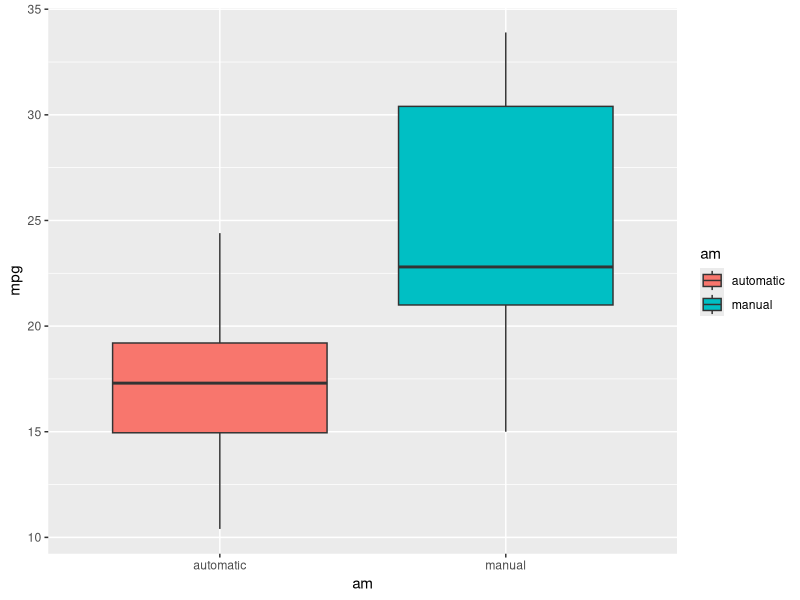
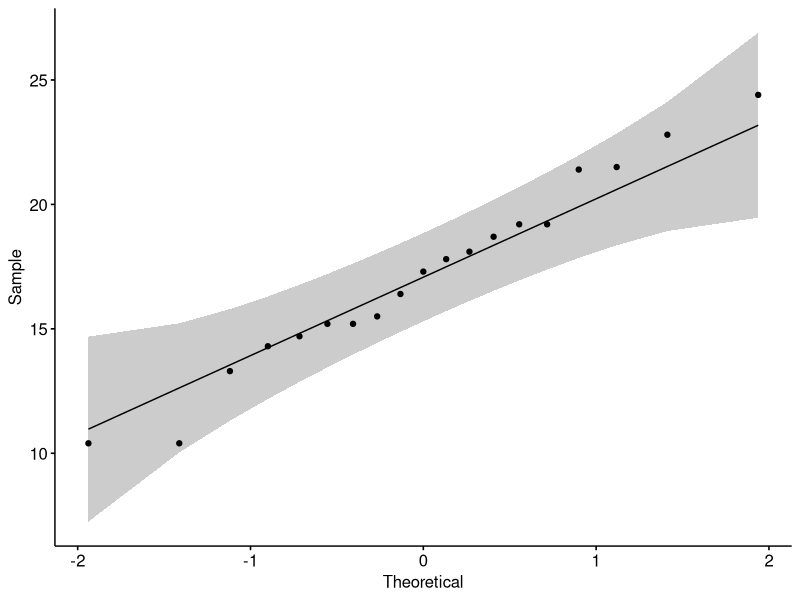
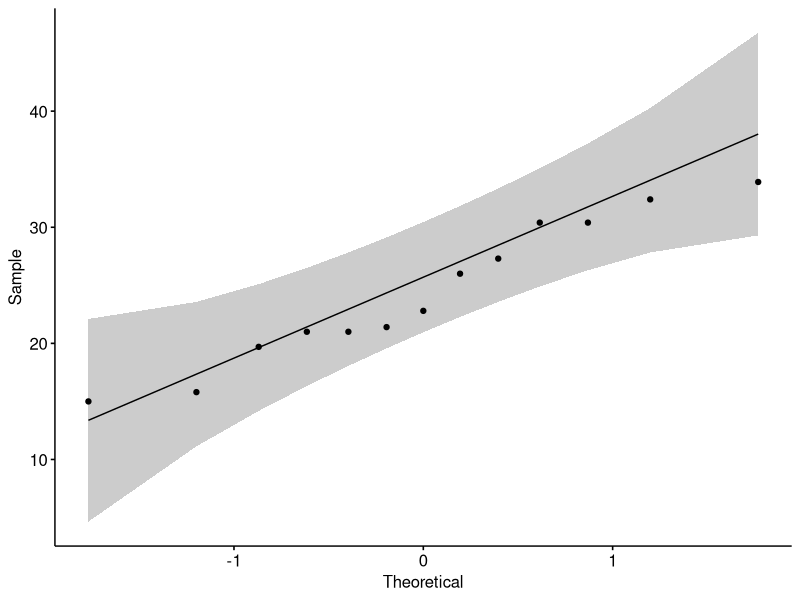
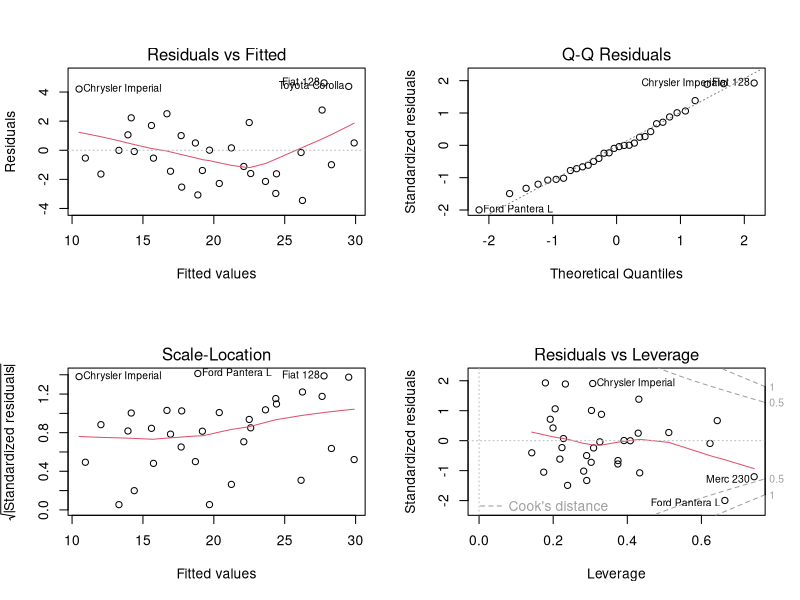
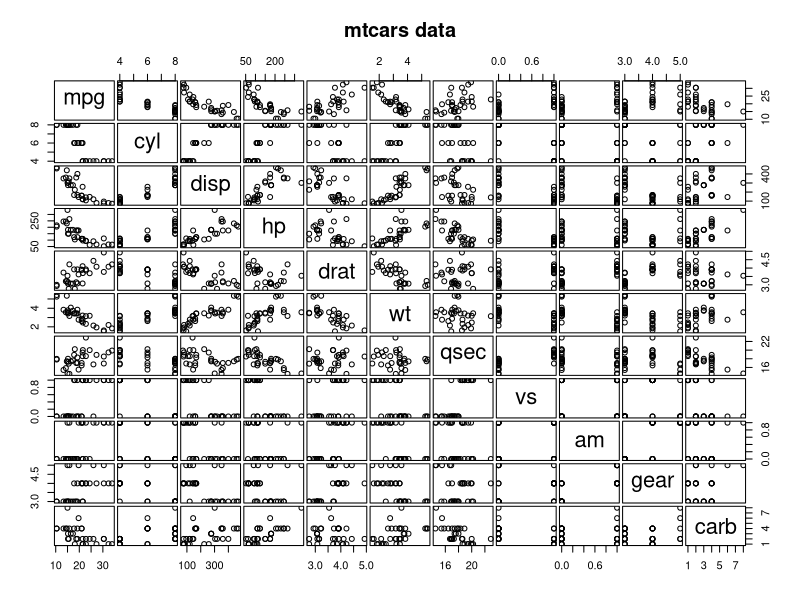

Here is the R script that generated these plots, in order:
## ---- chunk 1
library(tidyverse)
data("mtcars")
head(mtcars)
## ---- chunk 2
## possibly more meaningful, e.g., for summary() or bivariate plots:
mtcars2 <- within(mtcars, {
   vs <- factor(vs, labels = c("V", "S"))
   am <- factor(am, labels = c("automatic", "manual"))
   cyl  <- ordered(cyl)
   gear <- ordered(gear)
   carb <- ordered(carb)
})
summary(mtcars2)
## ---- chunk 3
head(mtcars2)
## ---- chunk 4
mtcars2 %>% 
  ggplot(aes(am,mpg,fill=am))+
  geom_boxplot()
## ---- chunk 5
mpg_auto <- mtcars2$mpg[mtcars2$am == "automatic"]
mpg_manual <- mtcars2$mpg[mtcars2$am == "manual"]
## ---- chunk 6
library(ggpubr)
ggqqplot(mpg_auto)
ggqqplot(mpg_manual)
## ---- chunk 7
shapiro.test(mpg_auto)
shapiro.test(mpg_manual)
## ---- chunk 8
res.ftest <- var.test(mpg_auto,mpg_manual)
res.ftest
## ---- chunk 9
t.test(mpg_auto, mpg_manual, alternative = "less", paired = FALSE, var.equal = TRUE, conf.level = 0.95)
## ---- chunk 10
simple_model <- lm(mpg ~ am, data = mtcars)
summary(simple_model)
## ---- chunk 11
complex_model <- lm(mpg ~.,data=mtcars)
anova(simple_model,complex_model)
## ---- chunk 12
summary(complex_model)
## ---- chunk 13
par(mfrow = c(2,2))
plot(complex_model)
## ---- chunk 14
require(graphics)
pairs(mtcars, main = "mtcars data", gap = 1/4)
## ---- chunk 15

